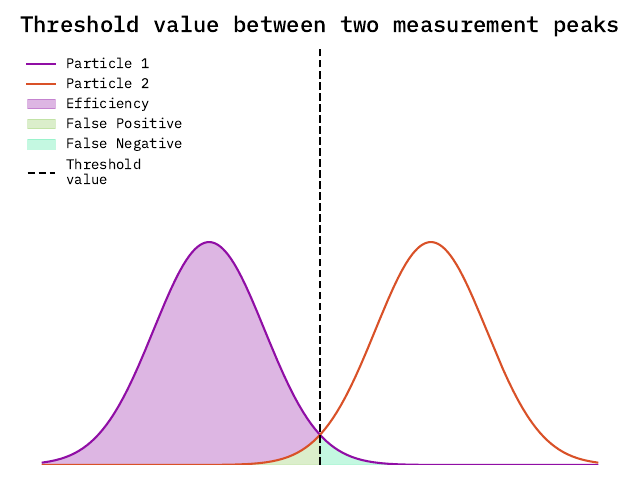

Recreate this plot in Python.
import numpy as np
import matplotlib.pyplot as plt
import matplotlib as mpl
import cmasher as cmr
from scipy.stats import norm

# Use custom style
mpl.style.use("./ma-style.mplstyle")
colors = cmr.take_cmap_colors("cmr.tropical", 8, cmap_range=(0, 0.85))

gauss1 = norm(loc=3, scale=1)
gauss2 = norm(loc=7, scale=1)

x = np.linspace(0, 10, 1000)
y1 = gauss1.pdf(x)
y2 = gauss2.pdf(x)

fig, ax = plt.subplots()
ax.set_title("Threshold value between two measurement peaks")
ax.plot(x, y1, color=colors[0], label="Particle 1")
ax.plot(x, y2, color=colors[3], label="Particle 2")
ax.fill_between(x, y1, y2, where=y1>y2, color=colors[0], alpha=0.3, label="Efficiency")
ax.fill_between(x, 0, y2, where=y2<y1, color=colors[6], alpha=0.3, label="False Positive")
ax.fill_between(x, 0, y1, where=y1<y2, color=colors[7], alpha=0.3, label="False Negative")

ax.axvline(x=5, color="black", linestyle="--", label="Threshold\nvalue")
# ax.set_xlabel("Feature")
# ax.set_ylabel("Density")
ax.axis('off')
ax.set_ylim(0, 0.75)
ax.legend(frameon=False, loc="upper left")

plt.tight_layout()
plt.savefig("threshold.pdf", dpi=500)
plt.show()
